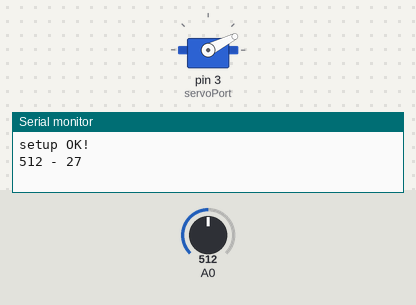
Simulated run of this sketch. Board: Arduino Uno, built with avr-gcc and run on an emulated ATmega328P. On the bench: servo, the last lines printed to the serial monitor. The test bench sets the inputs (shaded band); at power-on: A0 = 512.

Above: at 1.2 s.
1.3 s: A0 set to 306
At 2.2 s:
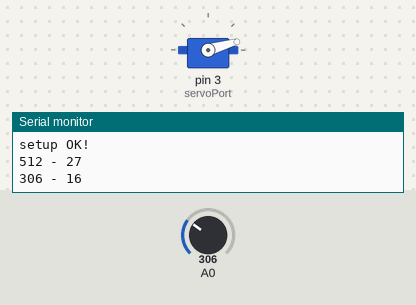
2.8 s: A0 set to 900
At 3.4 s:
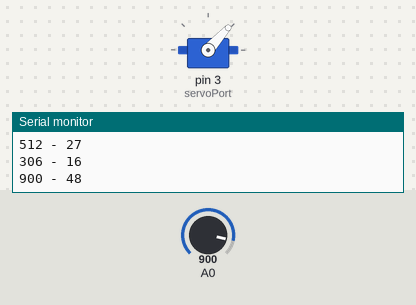
4.3 s: A0 set to 511
At 4.7 s:
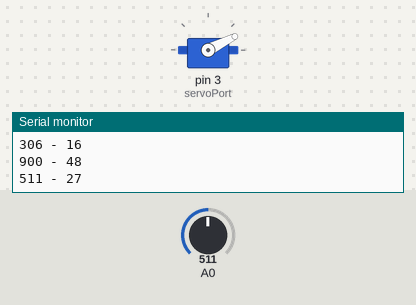
Timing chart, 0 to 7.3 s (numbered marks = the images above; inputs shaded):
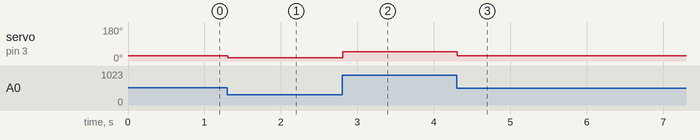

The sketch:

servo-estudo-ang.ino
```cpp
#include<Servo.h>

#define servoPort 3

Servo servo;

int valorAng = 25;
int valorAnt = 0;
int valorPot = 0;
int dir=0;

void setup() {
  // put your setup code here, to run once:
  servo.attach(servoPort);
  Serial.begin(9600);
  //servo.write(300);
  //delay(3000);
  Serial.println("setup OK!");
}

void loop() {
  // put your main code here, to run repeatedly:


  valorPot = analogRead(A0);
  valorAng = map(valorPot,0,1023,0,55);

  if(valorAnt != valorAng){
    valorAnt = valorAng;
    Serial.println(String(valorPot) + " - " + String(valorAng));
    servo.write(valorAng);
  }

  delay(100);

  /*if(dir == 0)
  {
    valorAng += 10;
  }else{
    valorAng -= 10;
  }

  if(valorAng > 180)
  {
    valorAng = 180;
    dir = 1;
  }

  if(valorAng < 10)
  {
    valorAng = 10;
    dir = 0;
  }

  */


}
```

Measured:
- after the input at 1.3 s, servo on pin 3 (servoPort): 27° → 16° at once
- after the input at 2.8 s, servo on pin 3 (servoPort): 16° → 48° at once
- after the input at 4.3 s, servo on pin 3 (servoPort): 48° → 27° at once
